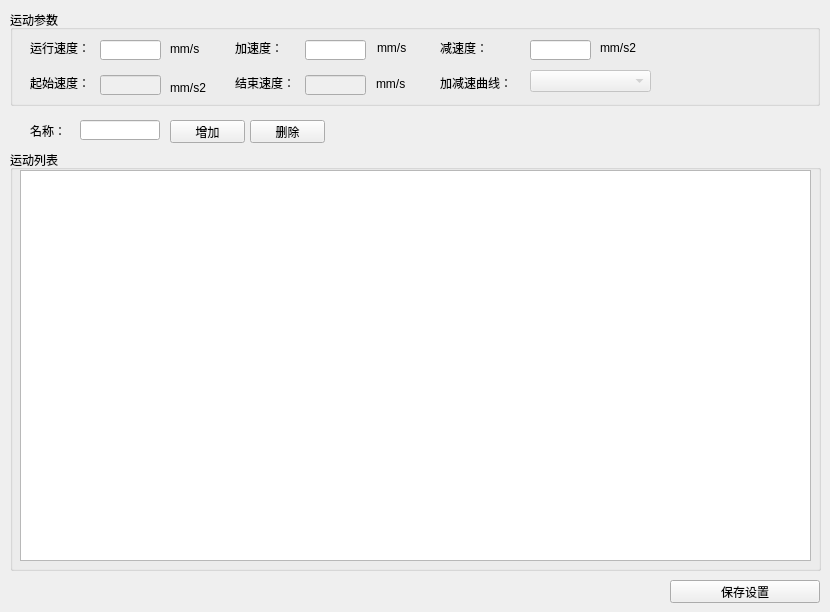
   <widget class="QWidget" name="tabProfileSet">
    <attribute name="title">
     <string>Profile【设置】</string>
    </attribute>
    <widget class="QGroupBox" name="groupBox_9">
     <property name="geometry">
      <rect>
       <x>10</x>
       <y>10</y>
       <width>810</width>
       <height>96</height>
      </rect>
     </property>
     <property name="title">
      <string>运动参数</string>
     </property>
     <widget class="QLineEdit" name="lineEdit_move_acc">
      <property name="geometry">
       <rect>
        <x>295</x>
        <y>30</y>
        <width>61</width>
        <height>20</height>
       </rect>
      </property>
     </widget>
     <widget class="QLabel" name="label_21">
      <property name="geometry">
       <rect>
        <x>225</x>
        <y>30</y>
        <width>81</width>
        <height>16</height>
       </rect>
      </property>
      <property name="text">
       <string>加速度：</string>
      </property>
     </widget>
     <widget class="QLineEdit" name="lineEdit_move_vel">
      <property name="geometry">
       <rect>
        <x>90</x>
        <y>30</y>
        <width>61</width>
        <height>20</height>
       </rect>
      </property>
     </widget>
     <widget class="QLabel" name="label_22">
      <property name="geometry">
       <rect>
        <x>20</x>
        <y>30</y>
        <width>81</width>
        <height>16</height>
       </rect>
      </property>
      <property name="text">
       <string>运行速度：</string>
      </property>
     </widget>
     <widget class="QLabel" name="label_23">
      <property name="geometry">
       <rect>
        <x>430</x>
        <y>30</y>
        <width>81</width>
        <height>16</height>
       </rect>
      </property>
      <property name="text">
       <string>减速度：</string>
      </property>
     </widget>
     <widget class="QLineEdit" name="lineEdit_move_dec">
      <property name="geometry">
       <rect>
        <x>520</x>
        <y>30</y>
        <width>61</width>
        <height>20</height>
       </rect>
      </property>
     </widget>
     <widget class="QLabel" name="label_24">
      <property name="geometry">
       <rect>
        <x>20</x>
        <y>65</y>
        <width>61</width>
        <height>16</height>
       </rect>
      </property>
      <property name="text">
       <string>起始速度：</string>
      </property>
     </widget>
     <widget class="QLineEdit" name="lineEdit_12">
      <property name="enabled">
       <bool>false</bool>
      </property>
      <property name="geometry">
       <rect>
        <x>90</x>
        <y>65</y>
        <width>61</width>
        <height>20</height>
       </rect>
      </property>
     </widget>
     <widget class="QLabel" name="label_25">
      <property name="geometry">
       <rect>
        <x>225</x>
        <y>65</y>
        <width>81</width>
        <height>16</height>
       </rect>
      </property>
      <property name="text">
       <string>结束速度：</string>
      </property>
     </widget>
     <widget class="QLineEdit" name="lineEdit_13">
      <property name="enabled">
       <bool>false</bool>
      </property>
      <property name="geometry">
       <rect>
        <x>295</x>
        <y>65</y>
        <width>61</width>
        <height>20</height>
       </rect>
      </property>
     </widget>
     <widget class="QLabel" name="label_26">
      <property name="geometry">
       <rect>
        <x>430</x>
        <y>65</y>
        <width>91</width>
        <height>16</height>
       </rect>
      </property>
      <property name="text">
       <string>加减速曲线：</string>
      </property>
     </widget>
     <widget class="QLabel" name="label_48">
      <property name="geometry">
       <rect>
        <x>160</x>
        <y>31</y>
        <width>31</width>
        <height>16</height>
       </rect>
      </property>
      <property name="text">
       <string>mm/s</string>
      </property>
     </widget>
     <widget class="QComboBox" name="comboBox_3">
      <property name="enabled">
       <bool>false</bool>
      </property>
      <property name="geometry">
       <rect>
        <x>520</x>
        <y>60</y>
        <width>121</width>
        <height>22</height>
       </rect>
      </property>
     </widget>
     <widget class="QLabel" name="label_49">
      <property name="geometry">
       <rect>
        <x>367</x>
        <y>30</y>
        <width>31</width>
        <height>16</height>
       </rect>
      </property>
      <property name="text">
       <string>mm/s</string>
      </property>
     </widget>
     <widget class="QLabel" name="label_50">
      <property name="geometry">
       <rect>
        <x>366</x>
        <y>66</y>
        <width>31</width>
        <height>16</height>
       </rect>
      </property>
      <property name="text">
       <string>mm/s</string>
      </property>
     </widget>
     <widget class="QLabel" name="label_51">
      <property name="geometry">
       <rect>
        <x>160</x>
        <y>70</y>
        <width>51</width>
        <height>16</height>
       </rect>
      </property>
      <property name="text">
       <string>mm/s2</string>
      </property>
     </widget>
     <widget class="QLabel" name="label_63">
      <property name="geometry">
       <rect>
        <x>590</x>
        <y>30</y>
        <width>51</width>
        <height>16</height>
       </rect>
      </property>
      <property name="text">
       <string>mm/s2</string>
      </property>
     </widget>
    </widget>
    <widget class="QGroupBox" name="groupBox">
     <property name="geometry">
      <rect>
       <x>10</x>
       <y>150</y>
       <width>811</width>
       <height>421</height>
      </rect>
     </property>
     <property name="title">
      <string>运动列表</string>
     </property>
     <widget class="QTableView" name="tableView_prof">
      <property name="geometry">
       <rect>
        <x>10</x>
        <y>20</y>
        <width>791</width>
        <height>391</height>
       </rect>
      </property>
     </widget>
    </widget>
    <widget class="QPushButton" name="pushButton_prof_add">
     <property name="geometry">
      <rect>
       <x>170</x>
       <y>120</y>
       <width>75</width>
       <height>23</height>
      </rect>
     </property>
     <property name="text">
      <string>增加</string>
     </property>
    </widget>
    <widget class="QPushButton" name="pushButton_prof_del">
     <property name="geometry">
      <rect>
       <x>250</x>
       <y>120</y>
       <width>75</width>
       <height>23</height>
      </rect>
     </property>
     <property name="text">
      <string>删除</string>
     </property>
    </widget>
    <widget class="QPushButton" name="pushButton_prof_save">
     <property name="geometry">
      <rect>
       <x>670</x>
       <y>580</y>
       <width>150</width>
       <height>23</height>
      </rect>
     </property>
     <property name="text">
      <string>保存设置</string>
     </property>
    </widget>
    <widget class="QLineEdit" name="lineEdit_move_name">
     <property name="geometry">
      <rect>
       <x>80</x>
       <y>120</y>
       <width>80</width>
       <height>20</height>
      </rect>
     </property>
    </widget>
    <widget class="QLabel" name="label_37">
     <property name="geometry">
      <rect>
       <x>30</x>
       <y>120</y>
       <width>41</width>
       <height>21</height>
      </rect>
     </property>
     <property name="text">
      <string>名称：</string>
     </property>
    </widget>
   </widget>
